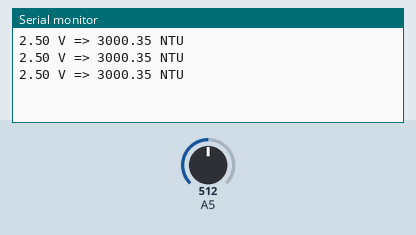
The sketch below on a simulated Arduino Uno, built with avr-gcc and run on an emulated ATmega328P. Parts: the last lines printed to the serial monitor. The inputs (shaded band) are chosen by the test bench; at power-on: A5 = 512.

Above: at 1.3 s.
1.4 s: A5 set to 716
At 1.9 s:
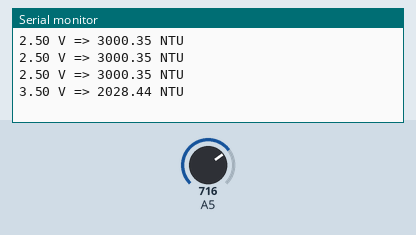
2.9 s: A5 set to 900
At 3.4 s:
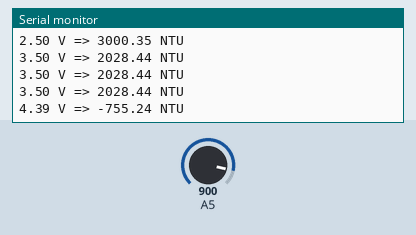
Timing chart, 0 to 5.9 s (numbered marks = the images above; inputs shaded):
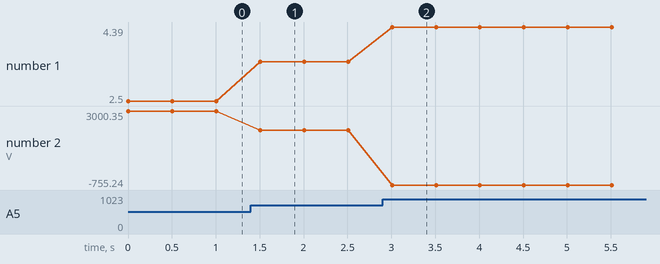

Measured:
- after the input at 1.4 s, the serial monitor: prints a new line after 0.10 s (image 1)
- after the input at 2.9 s, the serial monitor: prints a new line after 0.11 s (image 2)
- plotted number 1: 2.5 → 3.5 after the input at 1.4 s, 3.5 → 4.39 after the input at 2.9 s
- plotted number 2: 3000.35 → 2028.44 after the input at 1.4 s, 2028.44 → -755.24 after the input at 2.9 s

The sketch:

TurbidityMeter.ino
```cpp
/*
# Example code d'utilisation ORP meter V1.0.
 # Editeur : bngesp
 # Date   : 2017.03.16
 # Product: Turbidity
 # SKU    : SEN0189
*/

void setup() {
  Serial.begin(9600); //Baud rate: 9600
}
void loop() {
  int sensorValue = analogRead(A5);// read the input on analog pin 0:
  float voltage = sensorValue * (5.0 / 1024.0); // Convert the analog reading (which goes from 0 - 1023) to a voltage (0 - 5V):
  //float valeur = voltage*0.1035 - 0.292;
  float valeur = -1120.4*voltage*voltage + 5742.3*voltage - 4352.9;
  Serial.print(voltage);
  Serial.print(" V => ");
  Serial.print(valeur); // print out the value you read:
  Serial.println(" NTU");
  delay(500);
}
```
